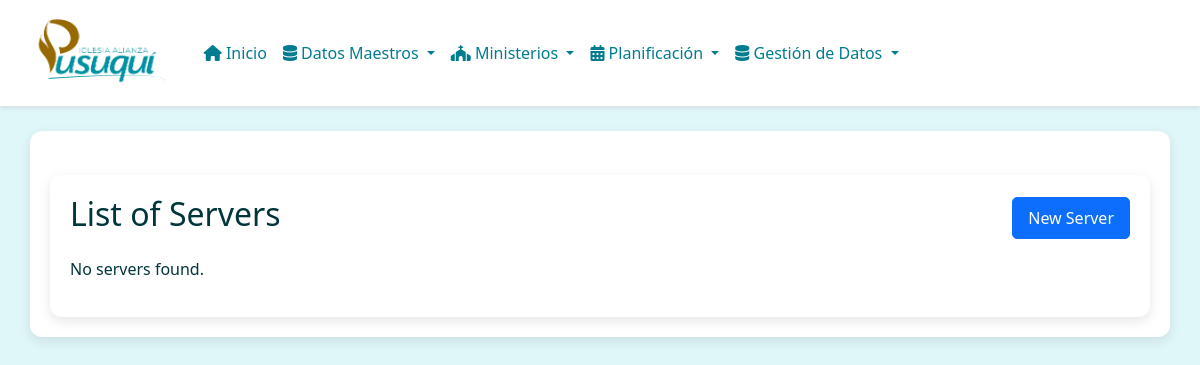
The page /encuentros/servers/ on the database as committed earlier.
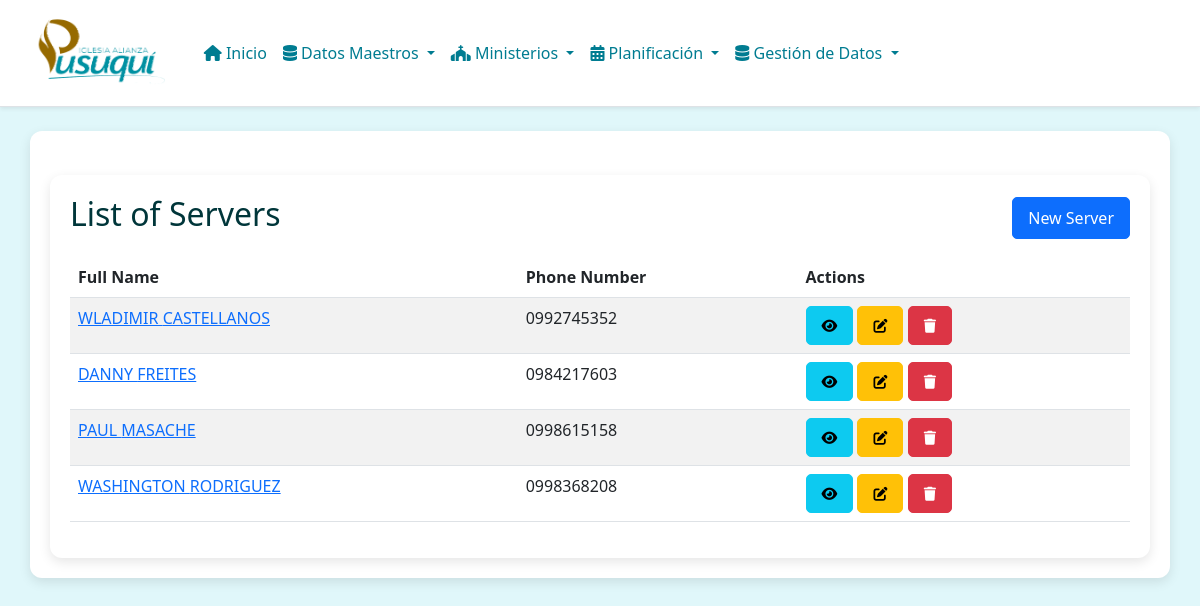
The same page on the database as committed later.
### encuentros/models.py (models this page shows, shortened)
class Server(models.Model):
    first_name = models.CharField(
        _("First Name"),
        max_length=100
    )
    last_name = models.CharField(
        _("Last Name"),
        max_length=100
    )
    phone_number = models.CharField(
        _("Phone Number"),
        max_length=20,
        blank=True, # Making phone number optional
        null=True,
        help_text=_("Contact phone number (optional).")
    )
    class Meta:
        verbose_name = _("Server") # Manteniendo "Server" como nombre de modelo, "Servidor" para visualización
        verbose_name_plural = _("Servers")
        ordering = ['last_name', 'first_name']

### encuentros/views.py (the view)
# urls.py: path('servers/', views.ServerListView.as_view(), name='server_list'),
class ServerListView(ListView):
    model = Server
    template_name = 'encuentros/server_list.html'
    context_object_name = 'servers'
    paginate_by = 10
    def get_context_data(self, **kwargs):
        context = super().get_context_data(**kwargs)
        context['active_page'] = 'servers'
        context['page_title'] = _('List of Servers')
        return context

### encuentros/templates/encuentros/server_list.html (shortened to what this page needs)
{% extends "base.html" %}
{% load i18n %}
{% block body %}
<div class="container mt-4">
    <div class="d-flex justify-content-between align-items-center mb-3">
        <h2>{{ page_title }}</h2>
        <a href="{% url 'encuentros:server-create' %}" class="btn btn-primary">{% translate "New Server" %}</a>
    </div>
    {% if servers %}
    <div class="table-responsive">
        <table class="table table-striped table-hover">
            <thead class="thead-light">
                <tr>
                    <th>{% translate "Full Name" %}</th>
                    <th>{% translate "Phone Number" %}</th>
                    <th>{% translate "Actions" %}</th>
                </tr>
            </thead>
            <tbody>
                {% for server_instance in servers %}
                <tr>
                    <td><a href="{% url 'encuentros:server-detail' server_instance.pk %}">{{ server_instance.first_name }} {{ server_instance.last_name }}</a></td>
                    <td>{{ server_instance.phone_number|default:_("N/A") }}</td>
                    <td>
                        <a href="{% url 'encuentros:server-detail' server_instance.pk %}" class="btn btn-sm btn-info" title="{% translate 'View' %}"><i class="fas fa-eye"></i></a>
                        <a href="{% url 'encuentros:server-update' server_instance.pk %}" class="btn btn-sm btn-warning" title="{% translate 'Edit' %}"><i class="fas fa-edit"></i></a>
                        <a href="{% url 'encuentros:server-delete' server_instance.pk %}" class="btn btn-sm btn-danger" title="{% translate 'Delete' %}"><i class="fas fa-trash"></i></a>
                    </td>
                </tr>
                {% endfor %}
            </tbody>
        </table>
    </div>
    {% else %}
    <p>{% translate "No servers found." %}</p>
    {% endif %}
</div>
{% endblock %}

### templates/base.html (shortened to what this page needs)
{% load static %}
<!DOCTYPE html>
<html lang="es">
  <head>
    <link
      rel="stylesheet"
      href="https://cdn.jsdelivr.net/npm/bootstrap@5.3.0/dist/css/bootstrap.min.css"
    />
    <link
      rel="stylesheet"
      href="https://cdnjs.cloudflare.com/ajax/libs/font-awesome/6.4.0/css/all.min.css"
    />
    <link rel="stylesheet" href="{% static 'css/style.css' %}" />
  </head>
  <body>
    <nav
      class="navbar navbar-expand-lg navbar-light bg-white border-bottom shadow-sm"
    >
      <div class="container-fluid">
        <a
          class="navbar-brand d-flex align-items-center"
          href="{% url 'home' %}"
        >
          <img
            src="{% static 'img/logo1.png' %}"
            alt="Logo Pusuqui"
            style="height: 80px; padding-left: 16px"
            class="me-2"
          />
        </a>
        <div class="collapse navbar-collapse" id="menuPrincipal">
          <ul class="navbar-nav me-auto mb-2 mb-lg-0">
            <li class="nav-item">
              <a class="nav-link" href="{% url 'pusukids:index' %}">
                <i class="fas fa-home"></i> Inicio
              </a>
            </li>
            <li class="nav-item dropdown">
              <a
                class="nav-link dropdown-toggle"
                href="#"
                id="dropdownDatosMaestros"
                role="button"
                data-bs-toggle="dropdown"
                aria-expanded="false"
              >
                <i class="fas fa-database"></i> Datos Maestros
              </a>
            </li>
            <li class="nav-item dropdown">
              <a
                class="nav-link dropdown-toggle"
                href="#"
                id="dropdownMinisterios"
                role="button"
                data-bs-toggle="dropdown"
                aria-expanded="false"
              >
                <i class="fas fa-church"></i> Ministerios
              </a>
            </li>
            <li class="nav-item dropdown">
              <a
                class="nav-link dropdown-toggle"
                href="#"
                id="dropdownPlanificacion"
                role="button"
                data-bs-toggle="dropdown"
                aria-expanded="false"
              >
                <i class="fas fa-calendar-alt"></i> Planificación
              </a>
            </li>
            <li class="nav-item dropdown">
              <a
                class="nav-link dropdown-toggle"
                href="#"
                id="dropdownGestionDatos"
                role="button"
                data-bs-toggle="dropdown"
                aria-expanded="false"
              >
                <i class="fas fa-database"></i> Gestión de Datos
              </a>
            </li>
          </ul>
        </div>
      </div>
    </nav>
    <div class="container mt-4">{% block body %} {% endblock %}</div>
  </body>
</html>

### static/css/style.css (style rules this page uses)
body { background-color: #e0f7fa; color: #00363a; }
.navbar { background-color: #ffffff !important; border-bottom: 2px solid #00acc1; }
.navbar .nav-link { color: #007c91 !important; font-weight: 500; }
.container { background-color: #ffffff; border-radius: 12px; padding: 20px; box-shadow: 0 4px 12px rgba(0, 0, 0, 0.1); }

### templates/base.html (style rules this page uses)
:root { --primary-color: #72cdd1; --secondary-color: #65a7d3; --accent-color: #d9d9d9; --light-bg: #f8f9fa; --border-radius: 8px; }
body { background-color: var(--light-bg); font-family: 'Segoe UI', Tahoma, Geneva, Verdana, sans-serif; }
.navbar { box-shadow: 0 2px 10px rgba(0,0,0,0.1); }
.navbar-brand img { transition: transform 0.3s ease; }
.nav-link { font-weight: 500; transition: all 0.3s ease; border-radius: 4px; }
.btn { border-radius: 5px; padding: 8px 15px; transition: all 0.3s ease; }

Rows that differ between the two databases and show on the page:
added Server: first_name "WLADIMIR", last_name "CASTELLANOS", phone_number "0992745352"
added Server: first_name "DANNY", last_name "FREITES", phone_number "0984217603"
added Server: first_name "PAUL", last_name "MASACHE", phone_number "0998615158"
added Server: first_name "WASHINGTON", last_name "RODRIGUEZ", phone_number "0998368208"
Other text that changed with them:
text no longer shown: "No servers found."
text now shown: "Full Name Phone Number Actions"
